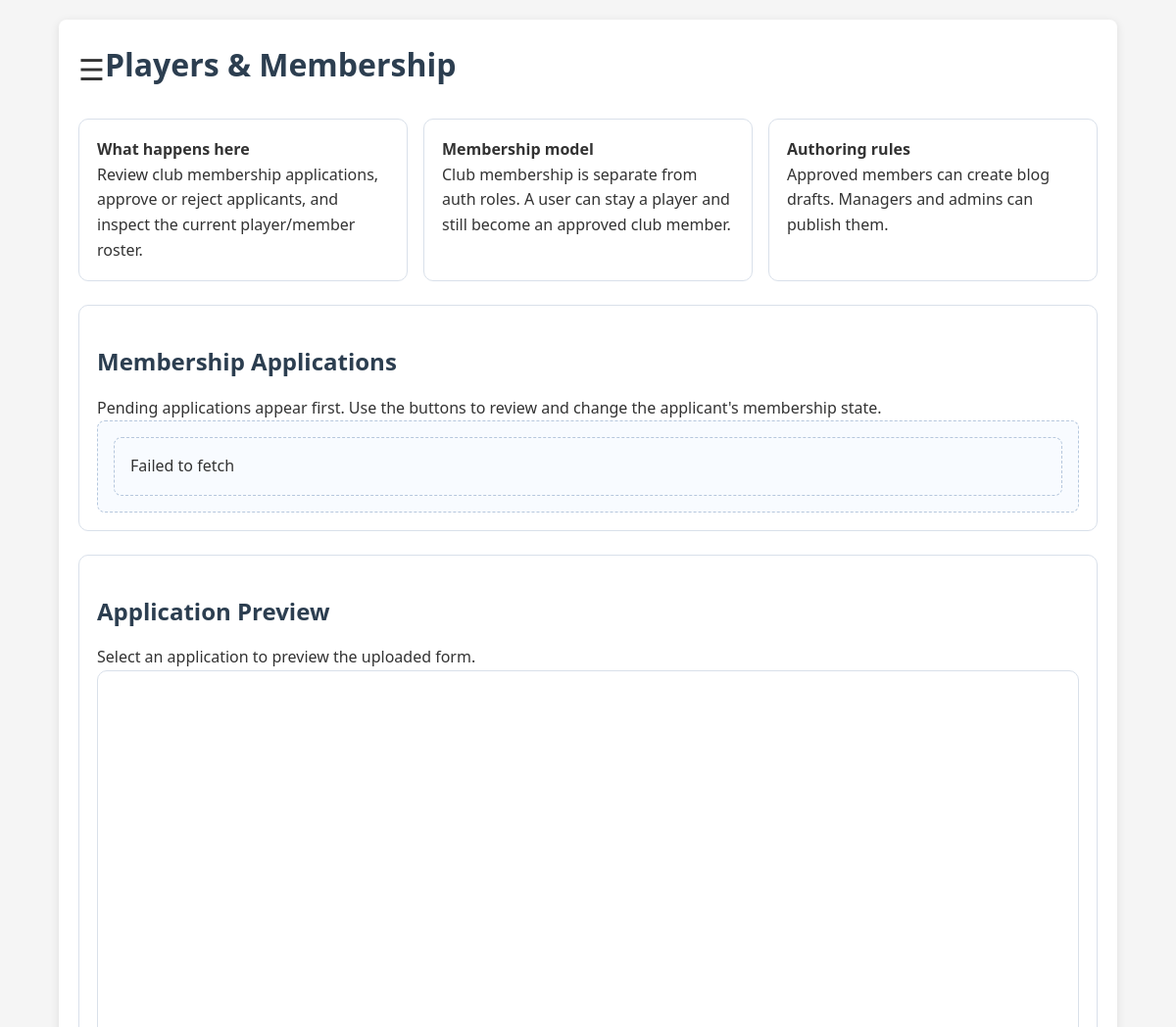
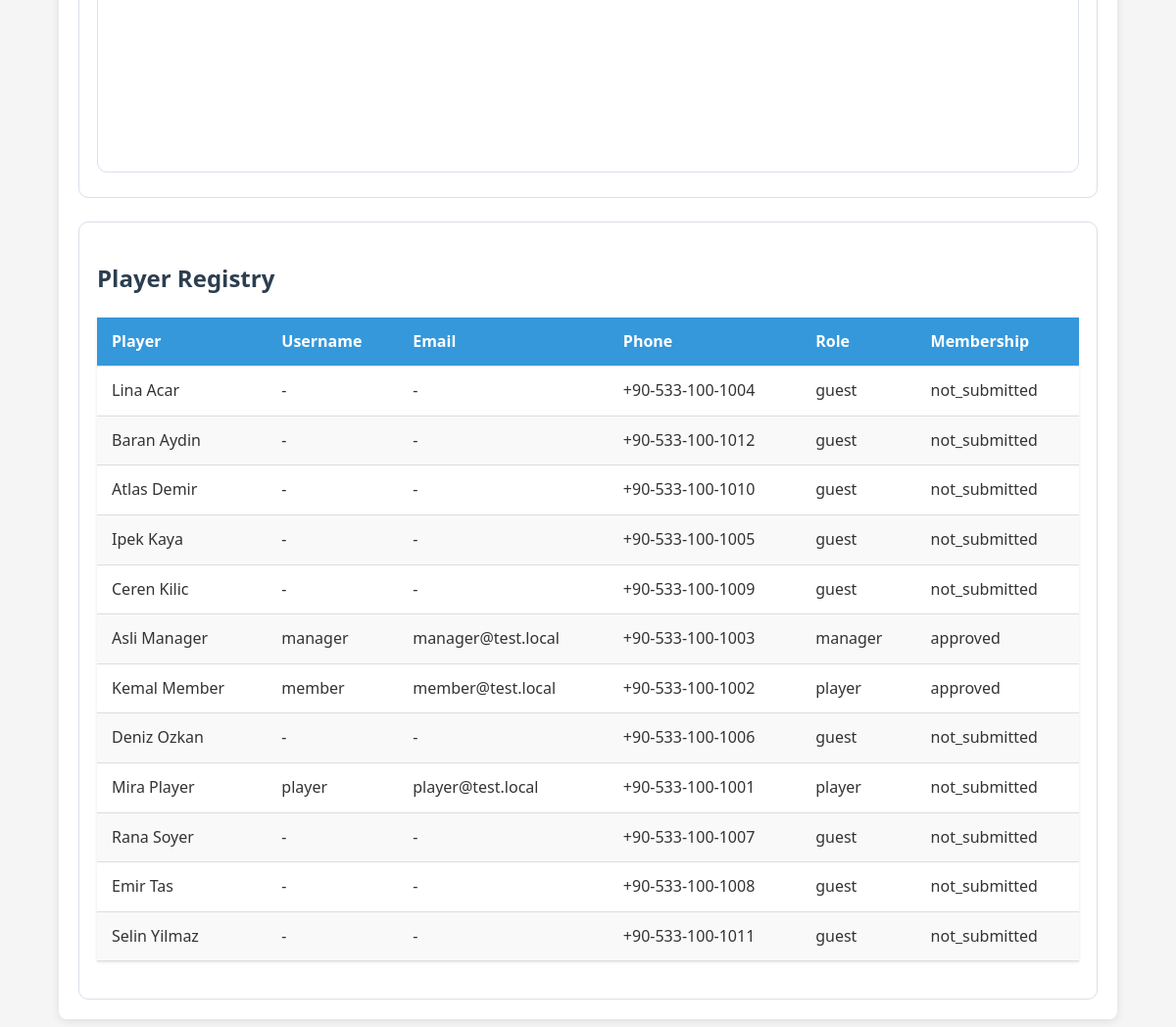
/pages/admin/manage_players.php (signed in), run on the app's committed database (2 pictures, top to bottom).
### tables this page shows
CREATE TABLE `players` (
  `plr_idNum` int(11) NOT NULL AUTO_INCREMENT,
  `plr_name` varchar(50) DEFAULT NULL,
  `plr_surname` varchar(50) DEFAULT NULL,
  `plr_creationDate` datetime DEFAULT current_timestamp(),
  `plr_app` int(11) DEFAULT NULL,
  `plr_address` text DEFAULT NULL,
  `plr_dob` date DEFAULT NULL,
  `plr_mother` varchar(50) DEFAULT NULL,
  `plr_father` varchar(50) DEFAULT NULL,
  `plr_pob` varchar(100) DEFAULT NULL,
  `plr_phone` varchar(20) DEFAULT NULL,
  `plr_username` varchar(50) DEFAULT NULL,
  `user_id` int(11) DEFAULT NULL,
  PRIMARY KEY (`plr_idNum`),
  UNIQUE KEY `players_user_unique` (`user_id`),
  KEY `idx_players_app` (`plr_app`),
  CONSTRAINT `fk_players_app` FOREIGN KEY (`plr_app`) REFERENCES `applications` (`app_id`) ON DELETE SET NULL,
  CONSTRAINT `fk_players_user` FOREIGN KEY (`user_id`) REFERENCES `users` (`user_id`) ON DELETE SET NULL
);

CREATE TABLE `users` (
  `user_id` int(11) NOT NULL AUTO_INCREMENT,
  `user_name` varchar(80) NOT NULL,
  `email` varchar(100) NOT NULL,
  `password` varchar(255) NOT NULL,
  `user_role` varchar(16) NOT NULL DEFAULT 'player',
  `membership_status` varchar(24) NOT NULL DEFAULT 'not_submitted',
  `member_since` datetime DEFAULT NULL,
  `membership_approved_at` datetime DEFAULT NULL,
  `membership_approved_by_user_id` int(11) DEFAULT NULL,
  `created_at` datetime NOT NULL DEFAULT current_timestamp(),
  PRIMARY KEY (`user_id`),
  UNIQUE KEY `users_email_unique` (`email`),
  UNIQUE KEY `users_name_unique` (`user_name`),
  KEY `idx_users_membership_reviewer` (`membership_approved_by_user_id`)
);

### pages/admin/manage_players.php (the view, shortened to what this page needs)
<?php
require_once '../../services/dbConnection.php';
$playersQuery = $conn->query(
    "SELECT
        p.plr_idNum,
        p.plr_name,
        p.plr_surname,
        p.plr_phone,
        u.user_id,
        u.user_name,
        u.email,
        u.user_role,
        u.membership_status,
        u.member_since
     FROM players p
     LEFT JOIN users u ON u.user_id = p.user_id
     ORDER BY p.plr_surname, p.plr_name"
);
$players = $playersQuery ? $playersQuery->fetch_all(MYSQLI_ASSOC) : [];
?>
<!DOCTYPE html>
<html lang="en">
<head>
    <link rel="stylesheet" href="../../css/admin_style.css">
</head>
<body>
    <div class="container">
        <div class="header-actions">
            <span style="font-size:30px;cursor:pointer" onclick="openNav()">&#9776;</span>
            <h1>Players & Membership</h1>
        </div>
        <div class="summary-grid">
            <div class="summary-card">
                <strong>What happens here</strong>
                <p>Review club membership applications, approve or reject applicants, and inspect the current player/member roster.</p>
            </div>
            <div class="summary-card">
                <strong>Membership model</strong>
                <p>Club membership is separate from auth roles. A user can stay a <code>player</code> and still become an approved club member.</p>
            </div>
            <div class="summary-card">
                <strong>Authoring rules</strong>
                <p>Approved members can create blog drafts. Managers and admins can publish them.</p>
            </div>
        </div>
        <div class="panel-card">
            <h2>Membership Applications</h2>
            <p>Pending applications appear first. Use the buttons to review and change the applicant's membership state.</p>
            <div id="membership-applications" class="empty-state">Loading applications...</div>
        </div>
        <div class="panel-card" style="margin-top: 24px;">
            <h2>Application Preview</h2>
            <p>Select an application to preview the uploaded form.</p>
            <iframe id="application-preview" title="Membership application preview"></iframe>
        </div>
        <div class="panel-card" style="margin-top: 24px;">
            <h2>Player Registry</h2>
            <table class="players-table">
                <thead>
                    <tr>
                        <th>Player</th>
                        <th>Username</th>
                        <th>Email</th>
                        <th>Phone</th>
                        <th>Role</th>
                        <th>Membership</th>
                    </tr>
                </thead>
                <tbody>
                    <?php foreach ($players as $player): ?>
                        <tr>
                            <td><?php echo htmlspecialchars(trim(($player['plr_name'] ?? '') . ' ' . ($player['plr_surname'] ?? ''))); ?></td>
                            <td><?php echo htmlspecialchars((string) ($player['user_name'] ?? '-')); ?></td>
                            <td><?php echo htmlspecialchars((string) ($player['email'] ?? '-')); ?></td>
                            <td><?php echo htmlspecialchars((string) ($player['plr_phone'] ?? '-')); ?></td>
                            <td><?php echo htmlspecialchars((string) ($player['user_role'] ?? 'guest')); ?></td>
                            <td><?php echo htmlspecialchars((string) ($player['membership_status'] ?? 'not_submitted')); ?></td>
                        </tr>
                    <?php endforeach; ?>
                </tbody>
            </table>
        </div>
    </div>
</body>
</html>

### css/admin_style.css (style rules this page uses)
* { box-sizing: border-box; margin: 0; padding: 0; font-family: 'Segoe UI', Tahoma, Geneva, Verdana, sans-serif; }
body { background-color: #f5f5f5; color: #333; line-height: 1.6; }
.container { width: 90%; max-width: 1200px; margin: 20px auto; padding: 20px; background-color: #fff; border-radius: 8px; box-shadow: 0 2px 10px rgba(0, 0, 0, 0.1); }
h1 { color: #2c3e50; margin-bottom: 20px; padding-bottom: 10px; border-bottom: 2px solid #3498db; }
h2 { color: #2c3e50; margin: 20px 0 15px; }
table { width: 100%; border-collapse: collapse; margin: 20px 0; background-color: #fff; box-shadow: 0 1px 3px rgba(0, 0, 0, 0.1); }
th, td { padding: 12px 15px; text-align: left; border-bottom: 1px solid #ddd; }
th { background-color: #3498db; color: white; font-weight: 600; }
tr:nth-child(even) { background-color: #f9f9f9; }
.header-actions { display: flex; justify-content: space-between; align-items: center; margin-bottom: 20px; }
.header-actions h1 { margin-bottom: 0; border-bottom: none; flex: 1; }
.matches-table th, .standings-table th, .players-table th { background-color: #3498db; }

### pages/admin/manage_players.php (style rules this page uses)
.summary-grid { display: grid; gap: 16px; grid-template-columns: repeat(auto-fit, minmax(220px, 1fr)); margin-bottom: 24px; }
.summary-card, .panel-card { background: #fff; border: 1px solid #d9e0ea; border-radius: 10px; padding: 18px; }
.empty-state { padding: 16px; background: #f8fbff; border: 1px dashed #b6c7dd; border-radius: 8px; }
iframe { width: 100%; min-height: 540px; border: 1px solid #d9e0ea; border-radius: 10px; background: #fff; }

### data on the page
players: plr_name+plr_surname "Lina Acar", user_name "-", email "-", plr_phone "+90-533-100-1004", user_role "guest", membership_status "not_submitted"
players: plr_name+plr_surname "Baran Aydin", user_name "-", email "-", plr_phone "+90-533-100-1012", user_role "guest", membership_status "not_submitted"
players: plr_name+plr_surname "Atlas Demir", user_name "-", email "-", plr_phone "+90-533-100-1010", user_role "guest", membership_status "not_submitted"
players: plr_name+plr_surname "Ipek Kaya", user_name "-", email "-", plr_phone "+90-533-100-1005", user_role "guest", membership_status "not_submitted"
players: plr_name+plr_surname "Ceren Kilic", user_name "-", email "-", plr_phone "+90-533-100-1009", user_role "guest", membership_status "not_submitted"
players: plr_name+plr_surname "Asli Manager", user.user_name "manager", user.email "manager@test.local", plr_phone "+90-533-100-1003", user.user_role "manager", user.membership_status "approved"
players: plr_name+plr_surname "Kemal Member", user.user_name "member", user.email "member@test.local", plr_phone "+90-533-100-1002", user.user_role "player", user.membership_status "approved"
players: plr_name+plr_surname "Deniz Ozkan", user_name "-", email "-", plr_phone "+90-533-100-1006", user_role "guest", membership_status "not_submitted"
players: plr_name+plr_surname "Mira Player", user.user_name "player", user.email "player@test.local", plr_phone "+90-533-100-1001", user.user_role "player", user.membership_status "not_submitted"
players: plr_name+plr_surname "Rana Soyer", user_name "-", email "-", plr_phone "+90-533-100-1007", user_role "guest", membership_status "not_submitted"
players: plr_name+plr_surname "Emir Tas", user_name "-", email "-", plr_phone "+90-533-100-1008", user_role "guest", membership_status "not_submitted"
players: plr_name+plr_surname "Selin Yilmaz", user_name "-", email "-", plr_phone "+90-533-100-1011", user_role "guest", membership_status "not_submitted"
